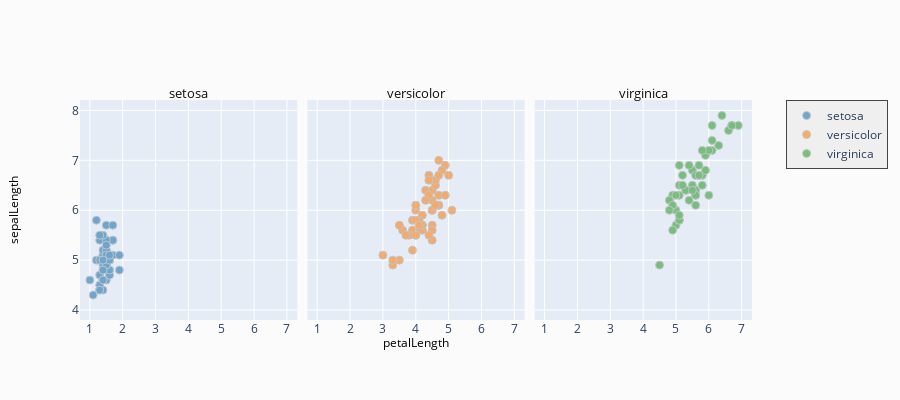

Source (notebook cell):
### Code cell
# PLOTLY - Scatter plot by group with facets
fig = ff.create_facet_grid(df = iris,
                           x='petalLength',
                           y='sepalLength',
                           facet_col='species',
                           color_name='species',
                           width = 900,
                           height = 400)
py.iplot(fig)

### Figure 1 — Plotly figure (JSON) as saved in the notebook; plotly's stock layout.template omitted (floating-point values rounded to 4 significant figures)
{"data": [{"marker": {"color": "rgb(31, 119, 180)", "line": {"color": "darkgrey", "width": 1}, "size": 8}, "mode": "markers", "name": "setosa", "opacity": 0.6, "type": "scatter", "x": [1.4, 1.4, 1.3, 1.5, 1.4, 1.7, 1.4, 1.5, 1.4, 1.5, 1.5, 1.6, 1.4, 1.1, 1.2, 1.5, 1.3, 1.4, 1.7, 1.5, 1.7, 1.5, 1, 1.7, 1.9, 1.6, 1.6, 1.5, 1.4, 1.6, 1.6, 1.5, 1.5, 1.4, 1.5, 1.2, 1.3, 1.5, 1.3, 1.5, 1.3, 1.3, 1.3, 1.6, 1.9, 1.4, 1.6, 1.4, 1.5, 1.4], "xaxis": "x", "y": [5.1, 4.9, 4.7, 4.6, 5, 5.4, 4.6, 5, 4.4, 4.9, 5.4, 4.8, 4.8, 4.3, 5.8, 5.7, 5.4, 5.1, 5.7, 5.1, 5.4, 5.1, 4.6, 5.1, 4.8, 5, 5, 5.2, 5.2, 4.7, 4.8, 5.4, 5.2, 5.5, 4.9, 5, 5.5, 4.9, 4.4, 5.1, 5, 4.5, 4.4, 5, 5.1, 4.8, 5.1, 4.6, 5.3, 5], "yaxis": "y"}, {"marker": {"color": "rgb(255, 127, 14)", "line": {"color": "darkgrey", "width": 1}, "size": 8}, "mode": "markers", "name": "versicolor", "opacity": 0.6, "type": "scatter", "x": [], "xaxis": "x", "y": [], "yaxis": "y"}, {"marker": {"color": "rgb(44, 160, 44)", "line": {"color": "darkgrey", "width": 1}, "size": 8}, "mode": "markers", "name": "virginica", "opacity": 0.6, "type": "scatter", "x": [], "xaxis": "x", "y": [], "yaxis": "y"}, {"marker": {"color": "rgb(31, 119, 180)", "line": {"color": "darkgrey", "width": 1}, "size": 8}, "mode": "markers", "name": "setosa", "opacity": 0.6, "type": "scatter", "x": [], "xaxis": "x2", "y": [], "yaxis": "y2"}, {"marker": {"color": "rgb(255, 127, 14)", "line": {"color": "darkgrey", "width": 1}, "size": 8}, "mode": "markers", "name": "versicolor", "opacity": 0.6, "type": "scatter", "x": [4.7, 4.5, 4.9, 4, 4.6, 4.5, 4.7, 3.3, 4.6, 3.9, 3.5, 4.2, 4, 4.7, 3.6, 4.4, 4.5, 4.1, 4.5, 3.9, 4.8, 4, 4.9, 4.7, 4.3, 4.4, 4.8, 5, 4.5, 3.5, 3.8, 3.7, 3.9, 5.1, 4.5, 4.5, 4.7, 4.4, 4.1, 4, 4.4, 4.6, 4, 3.3, 4.2, 4.2, 4.2, 4.3, 3, 4.1], "xaxis": "x2", "y": [7, 6.4, 6.9, 5.5, 6.5, 5.7, 6.3, 4.9, 6.6, 5.2, 5, 5.9, 6, 6.1, 5.6, 6.7, 5.6, 5.8, 6.2, 5.6, 5.9, 6.1, 6.3, 6.1, 6.4, 6.6, 6.8, 6.7, 6, 5.7, 5.5, 5.5, 5.8, 6, 5.4, 6, 6.7, 6.3, 5.6, 5.5, 5.5, 6.1, 5.8, 5, 5.6, 5.7, 5.7, 6.2, 5.1, 5.7], "yaxis": "y2"}, {"marker": {"color": "rgb(44, 160, 44)", "line": {"color": "darkgrey", "width": 1}, "size": 8}, "mode": "markers", "name": "virginica", "opacity": 0.6, "type": "scatter", "x": [], "xaxis": "x2", "y": [], "yaxis": "y2"}, {"marker": {"color": "rgb(31, 119, 180)", "line": {"color": "darkgrey", "width": 1}, "size": 8}, "mode": "markers", "name": "setosa", "opacity": 0.6, "type": "scatter", "x": [], "xaxis": "x3", "y": [], "yaxis": "y3"}, {"marker": {"color": "rgb(255, 127, 14)", "line": {"color": "darkgrey", "width": 1}, "size": 8}, "mode": "markers", "name": "versicolor", "opacity": 0.6, "type": "scatter", "x": [], "xaxis": "x3", "y": [], "yaxis": "y3"}, {"marker": {"color": "rgb(44, 160, 44)", "line": {"color": "darkgrey", "width": 1}, "size": 8}, "mode": "markers", "name": "virginica", "opacity": 0.6, "type": "scatter", "x": [6, 5.1, 5.9, 5.6, 5.8, 6.6, 4.5, 6.3, 5.8, 6.1, 5.1, 5.3, 5.5, 5, 5.1, 5.3, 5.5, 6.7, 6.9, 5, 5.7, 4.9, 6.7, 4.9, 5.7, 6, 4.8, 4.9, 5.6, 5.8, 6.1, 6.4, 5.6, 5.1, 5.6, 6.1, 5.6, 5.5, 4.8, 5.4, 5.6, 5.1, 5.1, 5.9, 5.7, 5.2, 5, 5.2, 5.4, 5.1], "xaxis": "x3", "y": [6.3, 5.8, 7.1, 6.3, 6.5, 7.6, 4.9, 7.3, 6.7, 7.2, 6.5, 6.4, 6.8, 5.7, 5.8, 6.4, 6.5, 7.7, 7.7, 6, 6.9, 5.6, 7.7, 6.3, 6.7, 7.2, 6.2, 6.1, 6.4, 7.2, 7.4, 7.9, 6.4, 6.3, 6.1, 7.7, 6.3, 6.4, 6, 6.9, 6.7, 6.9, 5.8, 6.8, 6.7, 6.7, 6.3, 6.5, 6.2, 5.9], "yaxis": "y3"}], "layout": {"annotations": [{"font": {"color": "#0f0f0f", "size": 13}, "showarrow": false, "text": "setosa", "textangle": 0, "x": 0.1617, "xanchor": "center", "xref": "paper", "y": 1.03, "yanchor": "middle", "yref": "paper"}, {"font": {"color": "#0f0f0f", "size": 13}, "showarrow": false, "text": "versicolor", "textangle": 0, "x": 0.5, "xanchor": "center", "xref": "paper", "y": 1.03, "yanchor": "middle", "yref": "paper"}, {"font": {"color": "#0f0f0f", "size": 13}, "showarrow": false, "text": "virginica", "textangle": 0, "x": 0.8383, "xanchor": "center", "xref": "paper", "y": 1.03, "yanchor": "middle", "yref": "paper"}, {"font": {"color": "#000000", "size": 12}, "showarrow": false, "text": "petalLength", "textangle": 0, "x": 0.5, "xanchor": "center", "xref": "paper", "y": -0.1, "yanchor": "middle", "yref": "paper"}, {"font": {"color": "#000000", "size": 12}, "showarrow": false, "text": "sepalLength", "textangle": -90, "x": -0.1, "xanchor": "center", "xref": "paper", "y": 0.5, "yanchor": "middle", "yref": "paper"}], "height": 400, "legend": {"bgcolor": "#efefef", "borderwidth": 1, "x": 1.05, "y": 1, "yanchor": "top"}, "paper_bgcolor": "rgb(251, 251, 251)", "showlegend": true, "title": {"text": ""}, "width": 900, "xaxis": {"anchor": "y", "domain": [0, 0.3233], "dtick": 1, "range": [0.7, 7.315], "ticklen": 0, "zeroline": false}, "xaxis2": {"anchor": "y2", "domain": [0.3383, 0.6617], "dtick": 1, "range": [0.7, 7.315], "ticklen": 0, "zeroline": false}, "xaxis3": {"anchor": "y3", "domain": [0.6767, 1], "dtick": 1, "range": [0.7, 7.315], "ticklen": 0, "zeroline": false}, "yaxis": {"anchor": "x", "domain": [0, 1], "dtick": 0, "range": [3.8, 8.21], "ticklen": 0, "zeroline": false}, "yaxis2": {"anchor": "x2", "domain": [0, 1], "dtick": 0, "matches": "y", "range": [3.8, 8.21], "showticklabels": false, "ticklen": 0, "zeroline": false}, "yaxis3": {"anchor": "x3", "domain": [0, 1], "dtick": 0, "matches": "y", "range": [3.8, 8.21], "showticklabels": false, "ticklen": 0, "zeroline": false}}}
